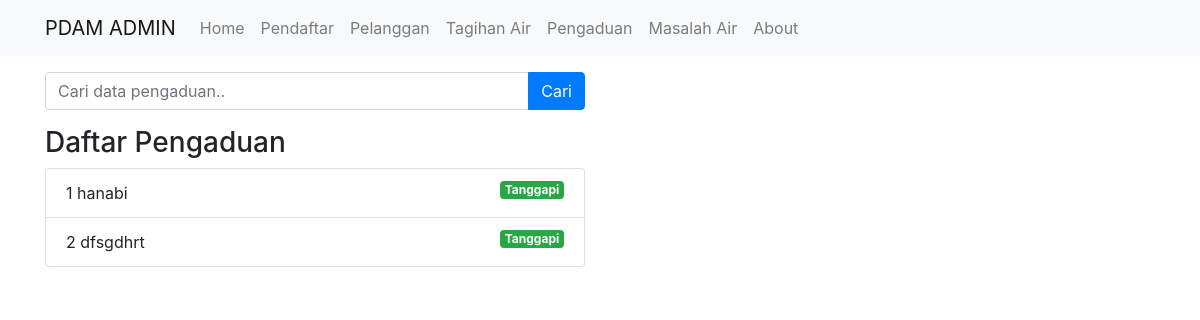
The page /index.php/pengaduan on the database as committed earlier.
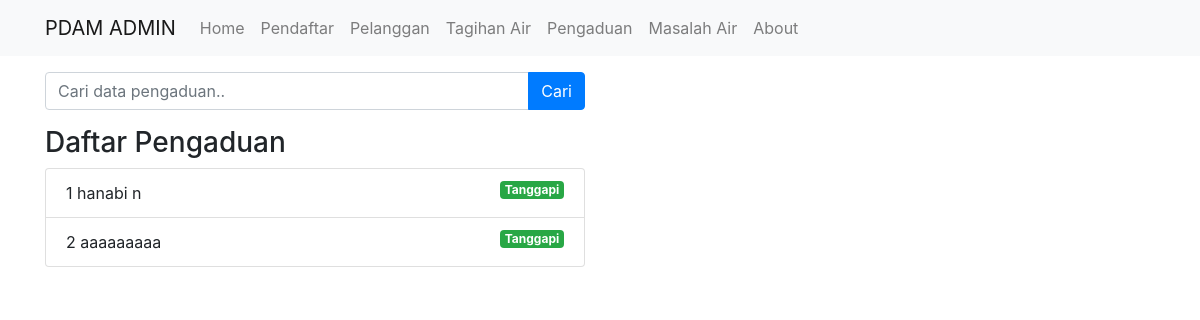
The same page on the database as committed later.
### tables this page shows
CREATE TABLE `pelanggan` (
  `no_daftar` int(11) NOT NULL,
  `no_ktp` bigint(16) NOT NULL,
  `nama` varchar(25) NOT NULL,
  `alamat` text NOT NULL,
  `email` varchar(25) NOT NULL,
  `no_hp` varchar(12) NOT NULL,
  `foto_ktp` varchar(100) NOT NULL,
  `pilih_tarif` char(4) NOT NULL,
  `no_pelanggan` int(6) DEFAULT NULL,
  `password` varchar(25) DEFAULT NULL
);

CREATE TABLE `pengaduan` (
  `id_pengaduan` int(5) NOT NULL,
  `keluhan` text NOT NULL,
  `tanggapan` text,
  `no_daftar` int(11) NOT NULL
);

### application/controllers/Pengaduan.php (called while the page is built, shortened)
<?php
class Pengaduan extends CI_Controller
{
    public function __construct()
    {
        $this->load->model('Pengaduan_model');
        $this->load->library('form_validation');
    }
    public function index()
    {
        $data['judul'] = 'Daftar Pengaduan';
        $data['pengaduan'] = $this->Pengaduan_model->getAllPengaduan();
        $this->load->view('templates/header', $data);
        $this->load->view('pengaduan/index', $data);
        $this->load->view('templates/footer');
    }
}

### index.php (called while the page is built, shortened)
<?php
require_once BASEPATH.'core/CodeIgniter.php';

### application/models/Pengaduan_model.php (called while the page is built, shortened)
<?php
class Pengaduan_model extends CI_model {
    public function getAllPengaduan()
    {
        $this->db->select('*');
        $this->db->from('pelanggan');
        $this->db->join('pengaduan','pengaduan.no_daftar=pelanggan.no_daftar');
        $query = $this->db->get();
        return $query->result_array();
    }
}

### application/views/pengaduan/index.php (the view, shortened to what this page needs)
<div class="container">
    <div class="row mt-3">
        <div class="col-md-6">
            <form action="" method="post">
                <div class="input-group">
                    <input type="text" class="form-control" placeholder="Cari data pengaduan.." name="keyword">
                    <div class="input-group-append">
                        <button class="btn btn-primary" type="submit">Cari</button>
                    </div>
                </div>
            </form>
        </div>
    </div>
    <div class="row mt-3">
        <div class="col-md-6">
            <h3>Daftar Pengaduan</h3>
            <ul class="list-group">
                <?php foreach ($pengaduan as $peng) : ?>
                <li class="list-group-item">
                    <?= $peng['id_pengaduan']; ?>
                    <?= $peng['nama']; ?>
                    <a href="<?= base_url(); ?>pengaduan/ubah/<?= $peng['id_pengaduan']; ?>"
                        class="badge badge-success float-right">Tanggapi</a>
                </li>
                <?php endforeach; ?>
            </ul>
        </div>
    </div>
</div>

Rows that differ between the two databases and show on the page:
changed pelanggan: nama "hanabi" → "hanabi n"
changed pelanggan: nama "dfsgdhrt" → "aaaaaaaaa"
